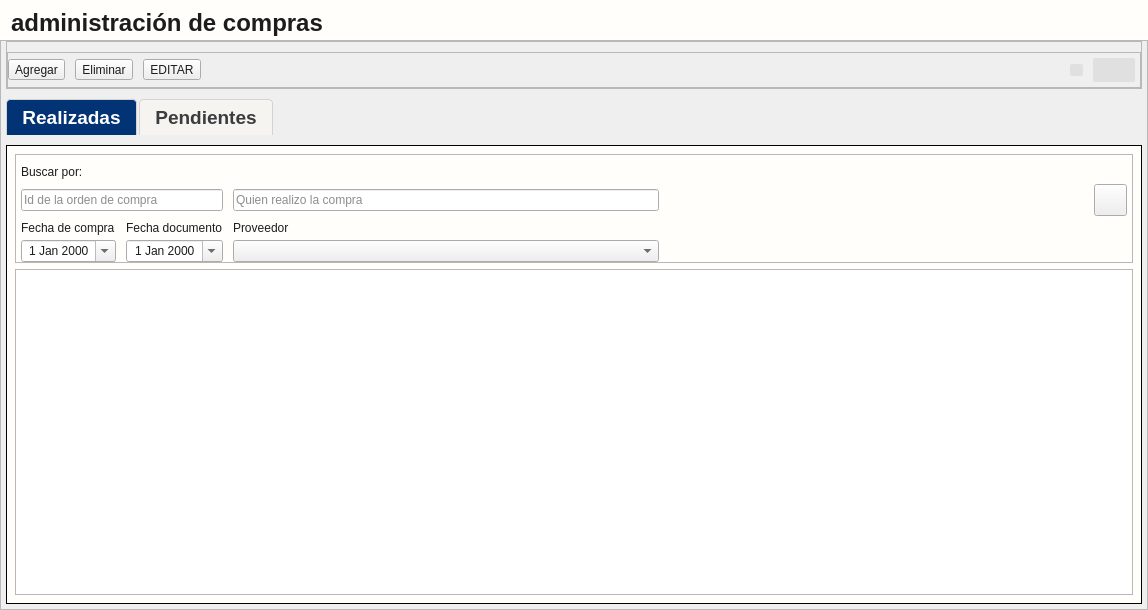
<?xml version="1.0" encoding="UTF-8"?>
<ui version="4.0">
 <class>control_compras</class>
 <widget class="QWidget" name="control_compras">
  <property name="geometry">
   <rect>
    <x>0</x>
    <y>0</y>
    <width>1148</width>
    <height>610</height>
   </rect>
  </property>
  <property name="windowTitle">
   <string>Form</string>
  </property>
  <property name="styleSheet">
   <string notr="true">*{color: #1d1c1c;}
#Control_empleados{
background-color: #fffefb;
}
[objectName*=&quot;contenedor&quot;]{
background-color: #fffefb;
border:none;
}
#panel_controles{
margin-bottom:20px;
}
#label_wc_titulo_compras{
color:#1d1c1c;
background-color: #fffefb;
font-size: 24px;
font-weight: bold;
padding-left: 5px;
text-transform: uppercase;
font-family: &quot;Arial&quot;;
padding-top: 5px;
}
#tabla_listaempleados {
    border: 1px solid;
    background: #fffefb;
	max-height: 600px;
	font-family:  'Times New Roman';
}
QTabWidget::pane {
        border: none;
        position: absolute;
        top: 10px;
    }
    
    /* Pestaña no seleccionada */
    QTabBar::tab {
        background: #F5F4F1;
        color: #3B3C3D;
        border: 1px solid #D3D3D3;
        border-bottom: none;
        padding: 6px 15px;
        min-width: 80px;
        border-top-left-radius: 4px;
        border-top-right-radius: 4px;
        margin-right: 2px;
		margin-top:10px;
    }
    
    /* Pestaña seleccionada */
    QTabBar::tab:selected {
        background: #023375;
        color: white;
        font-weight: bold;
    }
    
    /* Pestaña al pasar el mouse */
    QTabBar::tab:hover {
        background: #2196F3;
    }
    
    /* Pestaña deshabilitada */
    QTabBar::tab:disabled {
        background: #EEEEEE;
        color: #AAAAAA;
    }
    
    /* Área de las pestañas */
    QTabBar {
        background: transparent;
    }
#contenedortab_comprasrealizadas{
background-color: #fffefb;
border: 1px solid;
}
#contenedortab_compraspendientes{
background-color: #fffefb;
border: 1px solid;
}
[objectName*=&quot;etiquetaTitulo&quot;]{
font-family: Arial;
margin-left: 5px;
margin-right: 5px;
font-size: 16px;
font-weight:bold;
text-transform: uppercase;
color: #1d1c1c;
}
*[objectName*=&quot;etiqueta_&quot;]{
font-family: Arial;
margin-left: 5px;
margin-right: 5px;
font-size: 14px;
font-weight:bold;
text-transform: capitalize;
color: #1d1c1c;
}
*[objectName*=&quot;txt_&quot;]{
background-color: #F5F5F5;
color: #1d1c1c;
border: none;
border-bottom: 1px solid;
border-radius: 5px;
font-size: 16px;
font-family: Arial;
height: 20px;
}
#txt_proveedor{
width: 350px;
font-family: Arial;
color: #1d1c1c
}
#cajaOpciones_proveedor{
width: 250px;
max-width: 250px;
font-family: Arial;
background-color: #F5F5F5;
color: #1d1c1c;
}
*[objectName^=&quot;txt_&quot;]::focus{
border-bottom: 2px solid #00668c;
}
*[objectName*=&quot;btn_btn&quot;]{
border:none;
border-radius: 5px;
background: #023375;
color: #fffefb;
font-family: Arial;
font-size: 16px;
font-weight: bold;
height: 25px;
padding-left:3px;
padding-right:3px;
text-align: center;
text-transform: uppercase;
}
#btn_btn_eliminar:hover{
background-color: #EE1D52;
}
#btn_btn_eliminar:pressed{
background-color: #B13636;
}
#btn_btn_agregar:hover{
background-color: #68a67d;
}
#btn_btn_agregar:pressed{
background-color: #578B69;
}
*[objectName*=&quot;btn_btn&quot;]:hover{
background-color: #2196F3;
}
*[objectName*=&quot;btn_btn&quot;]:pressed{
background-color: #1B80D0;
}
#btn_RefrescarTabla{
border-radius: 2px;
background: #e0e0e0;
padding: 5px;
}
#btn_RefrescarTabla:hover{
background: rgb(179, 179, 179);
}
#btn_RefrescarTabla:pressed{
background: #b6ccd8 ;
}
#btn_paginarTabla{
border-radius: 2px;
background: #e0e0e0;
padding: 5px;
}
#btn_paginarTabla:hover{
background: rgb(179, 179, 179);
}
#btn_paginarTabla:pressed{
background: #b6ccd8 ;
}
#btn_btn_generarOrdenCompra{
border-radius: 2px;
background: #e0e0e0;
padding: 5px;
color: #1d1c1c;
}
#btn_btn_generarOrdenCompra:hover{
background: rgb(179, 179, 179);
}
#btn_btn_generarOrdenCompra:pressed{
background: #b6ccd8 ;
}

/*-----------TABLA--------------*/


[objectName*=&quot;tabla_&quot;] {
font-family: Arial;
font-size: 14px;
background: #E3E3E3;
border: 1px solid #4791F5;
}

[objectName*=&quot;tabla_&quot;] QTableView {
background-color: #ffffff;
alternate-background-color: #f0f0f0;
selection-background-color: #cce4ff;
selection-color: black;
}

/* Encabezados */
[objectName*=&quot;tabla_&quot;] QHeaderView::section {
background-color: #023375;
color: white;
font-size: 16px;
padding: 5px;
border: 1px solid gray;
}

[objectName*=&quot;tabla_&quot;] QHeaderView::horizontal,
[objectName*=&quot;tabla_&quot;] QHeaderView::vertical {
background-color: #023375;
color: white;
}

/* Ítems seleccionados */
[objectName*=&quot;tabla_&quot;] QTableView::item:selected {
background-color: #cce4ff;
color: black;
}


/*-----------FECHA--------------*/
[objectName*=&quot;fecha_&quot;]{
border: none;
border-bottom: 1px solid #3b3c3d;
border-radius: 5px;
padding: 2px;
background-color: #f5f4f1;
font-size: 14px;
min-width:100px;
}
*[objectName*=&quot;fecha_&quot;]::drop-down{
subcontrol-origin: padding;
subcontrol-position: top right;
padding-right:5px;
width: 20%;
border-left-width: 1px;
borde-radius: 5px;
background-color: #F5F5F5;
}
*[objectName*=&quot;fecha_&quot;]::down-arrow{
image: url(:/Icons/Bootstrap/calendar2-date.svg);
width: 17%;
height: 17%;
padding-left:5px;
padding-right:5px;
background: #F5F5F5;
}
*[objectName*=&quot;fecha_&quot;]::focus{
border-bottom: 2px solid #00668c;
}
QCalendarWidget QWidget#qt_calendar_navigationbar {
    background-color: #00668c;
    color: white;
    border-top-left-radius: 5px;
    border-top-right-radius: 5px;
}

/* BOTONES DE NAVEGACIÓN */
QCalendarWidget QToolButton {
    background-color: transparent;
    color: white;
    font-weight: bold;
    padding: 5px;
}

/* DESPLEGABLE DE MESES */
QCalendarWidget QMenu {
    background-color: #FFFFFF;
    border: 1px solid #3b3c3d;
}

/* DÍAS DE LA SEMANA */
QCalendarWidget QWidget#qt_calendar_weekdaybar {
    background-color: #f5f4f1;
    color: #3b3c3d;
}

/* DÍAS DEL MES */
QCalendarWidget QAbstractItemView:enabled {
    background-color: #FFFFFF;
    color: #1d1c1c;
    selection-background-color: #00668c;  /* Color al seleccionar fecha */
    selection-color: white;
}

/* DÍAS DE OTROS MESES */
QCalendarWidget QAbstractItemView:disabled {
    color: #AAAAAA;
}

/* EFECTO HOVER SOBRE DÍAS */
QCalendarWidget QAbstractItemView::item:hover {
    background-color: #e1f0f7;
    color: #1d1c1c;
}
/*----------CAJA OPCIONES---------------*/
[objectName*=&quot;cajaOpciones&quot;] {
    border: none;
    border-bottom: 1px solid #787878 ;
    padding: 2px ;
    background-color: #F5F5F5 ;
    font-size: 14px ;
    min-width: 250px ;
    font-family: &quot;Arial&quot; ;
    color: #1d1c1c ;
	selection-background-color: #4791F5; 
}

/* ESTILO DEL DROPDOWN (LISTA) */
[objectName*=&quot;cajaOpciones&quot;] QListView {
    background: #F5F5F5 ;
    border-radius: 3px;
    outline: none;
}

/* ESTILO DE LOS ÍTEMS */
[objectName*=&quot;cajaOpciones&quot;] QListView::item {
    padding: 6px 10px ;
    margin: 2px ;
}
/* BOTÓN DESPLEGABLE */
[objectName*=&quot;cajaOpciones&quot;]::drop-down {
    subcontrol-origin: padding ;
    subcontrol-position: top right ;
    padding-right: 5px ;
    width: 20% ;
    border-left-width: 1px ;
    border-radius: 3px ;
    background-color: #F5F5F5 ;
}
/* FLECHA DESPLEGABLE */
[objectName*=&quot;cajaOpciones&quot;]::down-arrow {
    image: url(:/Icons/Bootstrap/filter-left.svg);
    width: 17% ;
    height: 17% ;
    padding-left: 5px ;
    padding-right: 5px ;
}
</string>
  </property>
  <layout class="QGridLayout" name="gridLayout">
   <property name="leftMargin">
    <number>0</number>
   </property>
   <property name="topMargin">
    <number>0</number>
   </property>
   <property name="rightMargin">
    <number>0</number>
   </property>
   <property name="bottomMargin">
    <number>0</number>
   </property>
   <property name="spacing">
    <number>0</number>
   </property>
   <item row="0" column="0">
    <widget class="QLabel" name="label_wc_titulo_compras">
     <property name="minimumSize">
      <size>
       <width>0</width>
       <height>40</height>
      </size>
     </property>
     <property name="maximumSize">
      <size>
       <width>16777215</width>
       <height>40</height>
      </size>
     </property>
     <property name="text">
      <string>administración de compras</string>
     </property>
    </widget>
   </item>
   <item row="1" column="0">
    <widget class="QFrame" name="contenedor_principal">
     <property name="frameShape">
      <enum>QFrame::Shape::StyledPanel</enum>
     </property>
     <property name="frameShadow">
      <enum>QFrame::Shadow::Raised</enum>
     </property>
     <layout class="QGridLayout" name="gridLayout_6">
      <property name="leftMargin">
       <number>5</number>
      </property>
      <property name="topMargin">
       <number>0</number>
      </property>
      <property name="rightMargin">
       <number>5</number>
      </property>
      <property name="bottomMargin">
       <number>5</number>
      </property>
      <property name="spacing">
       <number>0</number>
      </property>
      <item row="1" column="0" colspan="2">
       <widget class="QTabWidget" name="contenedortabglobal">
        <property name="font">
         <font>
          <family>Arial</family>
          <pointsize>14</pointsize>
          <bold>true</bold>
         </font>
        </property>
        <property name="styleSheet">
         <string notr="true"/>
        </property>
        <property name="currentIndex">
         <number>0</number>
        </property>
        <property name="iconSize">
         <size>
          <width>14</width>
          <height>14</height>
         </size>
        </property>
        <widget class="QWidget" name="contenedortab_comprasrealizadas">
         <attribute name="icon">
          <iconset resource="../../Source/ibootstrap.qrc">
           <normaloff>:/Icons/Bootstrap/check-square.svg</normaloff>:/Icons/Bootstrap/check-square.svg</iconset>
         </attribute>
         <attribute name="title">
          <string>Realizadas</string>
         </attribute>
         <layout class="QGridLayout" name="gridLayout_5">
          <property name="leftMargin">
           <number>0</number>
          </property>
          <property name="topMargin">
           <number>0</number>
          </property>
          <property name="rightMargin">
           <number>0</number>
          </property>
          <property name="bottomMargin">
           <number>0</number>
          </property>
          <property name="spacing">
           <number>0</number>
          </property>
          <item row="0" column="0">
           <widget class="QWidget" name="contenedor_widget" native="true">
            <property name="minimumSize">
             <size>
              <width>0</width>
              <height>0</height>
             </size>
            </property>
            <property name="maximumSize">
             <size>
              <width>16777215</width>
              <height>16777215</height>
             </size>
            </property>
            <layout class="QGridLayout" name="gridLayout_2">
             <property name="sizeConstraint">
              <enum>QLayout::SizeConstraint::SetMinAndMaxSize</enum>
             </property>
             <item row="0" column="0">
              <widget class="QFrame" name="contenedor_contenido">
               <property name="frameShape">
                <enum>QFrame::Shape::StyledPanel</enum>
               </property>
               <property name="frameShadow">
                <enum>QFrame::Shadow::Raised</enum>
               </property>
               <layout class="QGridLayout" name="gridLayout_4">
                <property name="leftMargin">
                 <number>5</number>
                </property>
                <property name="topMargin">
                 <number>10</number>
                </property>
                <property name="rightMargin">
                 <number>5</number>
                </property>
                <property name="bottomMargin">
                 <number>0</number>
                </property>
                <property name="horizontalSpacing">
                 <number>10</number>
                </property>
                <property name="verticalSpacing">
                 <number>5</number>
                </property>
                <item row="3" column="3">
                 <widget class="QLineEdit" name="txt_quienRealizoCompraRealizada">
                  <property name="placeholderText">
                   <string>Quien realizo la compra</string>
                  </property>
                 </widget>
                </item>
                <item row="4" column="2">
                 <widget class="QLabel" name="etiqueta_fechalevantamientocompra">
                  <property name="text">
                   <string>Fecha documento</string>
                  </property>
                 </widget>
                </item>
                <item row="3" column="9">
                 <spacer name="horizontalSpacer_2">
                  <property name="orientation">
                   <enum>Qt::Orientation::Horizontal</enum>
                  </property>
                  <property name="sizeHint" stdset="0">
                   <size>
                    <width>282</width>
                    <height>25</height>
                   </size>
                  </property>
                 </spacer>
                </item>
                <item row="0" column="0" colspan="2">
                 <widget class="QLabel" name="etiquetaTitulo_buscar">
                  <property name="text">
                   <string>Buscar por:</string>
                  </property>
                 </widget>
                </item>
                <item row="4" column="3">
                 <widget class="QLabel" name="etiqueta_proveedor_2">
                  <property name="text">
                   <string>Proveedor</string>
                  </property>
                 </widget>
                </item>
                <item row="3" column="0" colspan="3">
                 <widget class="QLineEdit" name="txt_idCompraRealizada">
                  <property name="placeholderText">
                   <string>Id de la orden de compra</string>
                  </property>
                 </widget>
                </item>
                <item row="6" column="0" colspan="2">
                 <widget class="QDateEdit" name="fecha_fechaCompraRealizada">
                  <property name="alignment">
                   <set>Qt::AlignmentFlag::AlignCenter</set>
                  </property>
                  <property name="calendarPopup">
                   <bool>true</bool>
                  </property>
                 </widget>
                </item>
                <item row="6" column="2">
                 <widget class="QDateEdit" name="fecha_fechaCreacionOCRealizada">
                  <property name="alignment">
                   <set>Qt::AlignmentFlag::AlignCenter</set>
                  </property>
                  <property name="calendarPopup">
                   <bool>true</bool>
                  </property>
                 </widget>
                </item>
                <item row="4" column="0" colspan="2">
                 <widget class="QLabel" name="etiqueta_fechacompra">
                  <property name="text">
                   <string>Fecha de compra</string>
                  </property>
                 </widget>
                </item>
                <item row="6" column="3">
                 <widget class="QComboBox" name="cajaOpciones_proveedorOCRealizada">
                  <property name="sizeAdjustPolicy">
                   <enum>QComboBox::SizeAdjustPolicy::AdjustToContents</enum>
                  </property>
                 </widget>
                </item>
                <item row="3" column="10">
                 <widget class="QToolButton" name="btn_btn_buscar_OCrealizadas">
                  <property name="cursor">
                   <cursorShape>PointingHandCursor</cursorShape>
                  </property>
                  <property name="toolTip">
                   <string>Buscar ordenes realizadas</string>
                  </property>
                  <property name="text">
                   <string/>
                  </property>
                  <property name="icon">
                   <iconset resource="../../Source/iconosSVG.qrc">
                    <normaloff>:/iconosBlancos/Icons/iconos/Blanco/buscar_filas_blanco.svg</normaloff>:/iconosBlancos/Icons/iconos/Blanco/buscar_filas_blanco.svg</iconset>
                  </property>
                  <property name="iconSize">
                   <size>
                    <width>25</width>
                    <height>25</height>
                   </size>
                  </property>
                  <property name="toolButtonStyle">
                   <enum>Qt::ToolButtonStyle::ToolButtonIconOnly</enum>
                  </property>
                 </widget>
                </item>
               </layout>
              </widget>
             </item>
             <item row="1" column="0">
              <widget class="QTableView" name="tabla_comprasrealizadas">
               <property name="editTriggers">
                <set>QAbstractItemView::EditTrigger::NoEditTriggers</set>
               </property>
               <property name="alternatingRowColors">
                <bool>true</bool>
               </property>
               <property name="selectionMode">
                <enum>QAbstractItemView::SelectionMode::SingleSelection</enum>
               </property>
               <property name="selectionBehavior">
                <enum>QAbstractItemView::SelectionBehavior::SelectRows</enum>
               </property>
               <property name="gridStyle">
                <enum>Qt::PenStyle::DashDotLine</enum>
               </property>
               <attribute name="horizontalHeaderMinimumSectionSize">
                <number>150</number>
               </attribute>
               <attribute name="horizontalHeaderDefaultSectionSize">
                <number>150</number>
               </attribute>
               <attribute name="horizontalHeaderStretchLastSection">
                <bool>true</bool>
               </attribute>
              </widget>
             </item>
            </layout>
           </widget>
          </item>
         </layout>
        </widget>
        <widget class="QWidget" name="contenedortab_compraspendientes">
         <attribute name="icon">
          <iconset resource="../../Source/ibootstrap.qrc">
           <normaloff>:/Icons/Bootstrap/pause-circle.svg</normaloff>:/Icons/Bootstrap/pause-circle.svg</iconset>
         </attribute>
         <attribute name="title">
          <string>Pendientes</string>
         </attribute>
         <layout class="QGridLayout" name="gridLayout_9">
          <property name="leftMargin">
           <number>0</number>
          </property>
          <property name="topMargin">
           <number>0</number>
          </property>
          <property name="rightMargin">
           <number>0</number>
          </property>
          <property name="bottomMargin">
           <number>0</number>
          </property>
          <property name="spacing">
           <number>0</number>
          </property>
          <item row="0" column="0">
           <widget class="QWidget" name="contenedor_widget_2" native="true">
            <property name="minimumSize">
             <size>
              <width>0</width>
              <height>0</height>
             </size>
            </property>
            <property name="maximumSize">
             <size>
              <width>16777215</width>
              <height>16777215</height>
             </size>
            </property>
            <layout class="QGridLayout" name="gridLayout_7">
             <property name="sizeConstraint">
              <enum>QLayout::SizeConstraint::SetMinAndMaxSize</enum>
             </property>
             <item row="0" column="0">
              <widget class="QFrame" name="contenedor_contenidocompras_pendientes">
               <property name="frameShape">
                <enum>QFrame::Shape::StyledPanel</enum>
               </property>
               <property name="frameShadow">
                <enum>QFrame::Shadow::Raised</enum>
               </property>
               <layout class="QGridLayout" name="gridLayout_8">
                <property name="leftMargin">
                 <number>5</number>
                </property>
                <property name="topMargin">
                 <number>10</number>
                </property>
                <property name="rightMargin">
                 <number>5</number>
                </property>
                <property name="bottomMargin">
                 <number>0</number>
                </property>
                <property name="horizontalSpacing">
                 <number>10</number>
                </property>
                <property name="verticalSpacing">
                 <number>5</number>
                </property>
                <item row="3" column="0" colspan="2">
                 <widget class="QLineEdit" name="txt_idCompraPendiente">
                  <property name="placeholderText">
                   <string>Id de la orden de compra</string>
                  </property>
                 </widget>
                </item>
                <item row="3" column="2">
                 <widget class="QLineEdit" name="txt_quienRealizoOCpendiente">
                  <property name="placeholderText">
                   <string>Quien realizo la compra</string>
                  </property>
                 </widget>
                </item>
                <item row="5" column="0">
                 <widget class="QDateEdit" name="fecha_fechaCreacionOCPendiente">
                  <property name="alignment">
                   <set>Qt::AlignmentFlag::AlignCenter</set>
                  </property>
                  <property name="calendarPopup">
                   <bool>true</bool>
                  </property>
                 </widget>
                </item>
                <item row="5" column="2">
                 <widget class="QComboBox" name="cajaOpciones_proveedorPendiente">
                  <property name="sizeAdjustPolicy">
                   <enum>QComboBox::SizeAdjustPolicy::AdjustToContents</enum>
                  </property>
                 </widget>
                </item>
                <item row="0" column="0">
                 <widget class="QLabel" name="etiquetaTitulo_buscar_2">
                  <property name="text">
                   <string>Buscar por:</string>
                  </property>
                 </widget>
                </item>
                <item row="3" column="8">
                 <spacer name="horizontalSpacer_3">
                  <property name="orientation">
                   <enum>Qt::Orientation::Horizontal</enum>
                  </property>
                  <property name="sizeHint" stdset="0">
                   <size>
                    <width>40</width>
                    <height>20</height>
                   </size>
                  </property>
                 </spacer>
                </item>
                <item row="3" column="9" alignment="Qt::AlignmentFlag::AlignRight">
                 <widget class="QToolButton" name="btn_btn_buscar_OCpendientes">
                  <property name="cursor">
                   <cursorShape>PointingHandCursor</cursorShape>
                  </property>
                  <property name="toolTip">
                   <string>Buscar ordenes pendientes</string>
                  </property>
                  <property name="text">
                   <string/>
                  </property>
                  <property name="icon">
                   <iconset resource="../../Source/iconosSVG.qrc">
                    <normaloff>:/iconosBlancos/Icons/iconos/Blanco/buscar_filas_blanco.svg</normaloff>:/iconosBlancos/Icons/iconos/Blanco/buscar_filas_blanco.svg</iconset>
                  </property>
                  <property name="iconSize">
                   <size>
                    <width>24</width>
                    <height>24</height>
                   </size>
                  </property>
                  <property name="toolButtonStyle">
                   <enum>Qt::ToolButtonStyle::ToolButtonIconOnly</enum>
                  </property>
                 </widget>
                </item>
                <item row="4" column="0">
                 <widget class="QLabel" name="etiqueta_levantamientocompra">
                  <property name="text">
                   <string>Fecha documento</string>
                  </property>
                 </widget>
                </item>
                <item row="4" column="2">
                 <widget class="QLabel" name="etiqueta_proveedor">
                  <property name="text">
                   <string>Proveedor</string>
                  </property>
                 </widget>
                </item>
                <item row="5" column="9">
                 <widget class="QPushButton" name="btn_btn_generarOrdenCompra">
                  <property name="cursor">
                   <cursorShape>PointingHandCursor</cursorShape>
                  </property>
                  <property name="text">
                   <string>Generar</string>
                  </property>
                  <property name="icon">
                   <iconset resource="../../Source/ibootstrap.qrc">
                    <normaloff>:/Icons/Bootstrap/file-earmark-pdf-fill.svg</normaloff>:/Icons/Bootstrap/file-earmark-pdf-fill.svg</iconset>
                  </property>
                 </widget>
                </item>
               </layout>
              </widget>
             </item>
             <item row="1" column="0">
              <widget class="QTableView" name="tabla_compraspendientes">
               <property name="editTriggers">
                <set>QAbstractItemView::EditTrigger::NoEditTriggers</set>
               </property>
               <property name="alternatingRowColors">
                <bool>true</bool>
               </property>
               <property name="selectionMode">
                <enum>QAbstractItemView::SelectionMode::SingleSelection</enum>
               </property>
               <property name="selectionBehavior">
                <enum>QAbstractItemView::SelectionBehavior::SelectRows</enum>
               </property>
               <property name="gridStyle">
                <enum>Qt::PenStyle::DashDotLine</enum>
               </property>
               <attribute name="horizontalHeaderMinimumSectionSize">
                <number>150</number>
               </attribute>
               <attribute name="horizontalHeaderDefaultSectionSize">
                <number>150</number>
               </attribute>
               <attribute name="horizontalHeaderStretchLastSection">
                <bool>true</bool>
               </attribute>
              </widget>
             </item>
            </layout>
           </widget>
          </item>
         </layout>
        </widget>
       </widget>
      </item>
      <item row="0" column="0">
       <widget class="QFrame" name="contenedor_panel_controles">
        <property name="minimumSize">
         <size>
          <width>0</width>
          <height>0</height>
         </size>
        </property>
        <property name="maximumSize">
         <size>
          <width>16777215</width>
          <height>150</height>
         </size>
        </property>
        <property name="frameShape">
         <enum>QFrame::Shape::StyledPanel</enum>
        </property>
        <property name="frameShadow">
         <enum>QFrame::Shadow::Raised</enum>
        </property>
        <layout class="QGridLayout" name="gridLayout_3">
         <property name="leftMargin">
          <number>0</number>
         </property>
         <property name="topMargin">
          <number>10</number>
         </property>
         <property name="rightMargin">
          <number>0</number>
         </property>
         <property name="bottomMargin">
          <number>0</number>
         </property>
         <property name="spacing">
          <number>0</number>
         </property>
         <item row="0" column="0" alignment="Qt::AlignmentFlag::AlignTop">
          <widget class="QFrame" name="contenedor_frame_2">
           <property name="frameShape">
            <enum>QFrame::Shape::StyledPanel</enum>
           </property>
           <property name="frameShadow">
            <enum>QFrame::Shadow::Raised</enum>
           </property>
           <layout class="QHBoxLayout" name="horizontalLayout_2">
            <property name="spacing">
             <number>10</number>
            </property>
            <property name="leftMargin">
             <number>0</number>
            </property>
            <property name="topMargin">
             <number>5</number>
            </property>
            <property name="rightMargin">
             <number>5</number>
            </property>
            <property name="bottomMargin">
             <number>5</number>
            </property>
            <item alignment="Qt::AlignmentFlag::AlignHCenter|Qt::AlignmentFlag::AlignVCenter">
             <widget class="QToolButton" name="btn_btn_agregar">
              <property name="cursor">
               <cursorShape>PointingHandCursor</cursorShape>
              </property>
              <property name="text">
               <string>Agregar</string>
              </property>
              <property name="icon">
               <iconset resource="../../Source/iconosSVG.qrc">
                <normaloff>:/iconosBlancos/Icons/iconos/Blanco/agregar_documento_blanco.svg</normaloff>:/iconosBlancos/Icons/iconos/Blanco/agregar_documento_blanco.svg</iconset>
              </property>
              <property name="iconSize">
               <size>
                <width>24</width>
                <height>24</height>
               </size>
              </property>
              <property name="toolButtonStyle">
               <enum>Qt::ToolButtonStyle::ToolButtonTextBesideIcon</enum>
              </property>
             </widget>
            </item>
            <item>
             <widget class="QToolButton" name="btn_btn_eliminar">
              <property name="cursor">
               <cursorShape>PointingHandCursor</cursorShape>
              </property>
              <property name="text">
               <string>Eliminar</string>
              </property>
              <property name="icon">
               <iconset resource="../../Source/iconosSVG.qrc">
                <normaloff>:/iconosBlancos/Icons/iconos/Blanco/eliminar_blanco.svg</normaloff>:/iconosBlancos/Icons/iconos/Blanco/eliminar_blanco.svg</iconset>
              </property>
              <property name="iconSize">
               <size>
                <width>24</width>
                <height>24</height>
               </size>
              </property>
              <property name="toolButtonStyle">
               <enum>Qt::ToolButtonStyle::ToolButtonTextBesideIcon</enum>
              </property>
             </widget>
            </item>
            <item>
             <widget class="QToolButton" name="btn_btn_editaOrdeCompra">
              <property name="text">
               <string>EDITAR</string>
              </property>
              <property name="icon">
               <iconset resource="../../Source/iconosSVG.qrc">
                <normaloff>:/iconosBlancos/Icons/iconos/Blanco/edit_blanco.svg</normaloff>:/iconosBlancos/Icons/iconos/Blanco/edit_blanco.svg</iconset>
              </property>
              <property name="iconSize">
               <size>
                <width>24</width>
                <height>24</height>
               </size>
              </property>
              <property name="toolButtonStyle">
               <enum>Qt::ToolButtonStyle::ToolButtonTextBesideIcon</enum>
              </property>
             </widget>
            </item>
            <item>
             <spacer name="horizontalSpacer">
              <property name="orientation">
               <enum>Qt::Orientation::Horizontal</enum>
              </property>
              <property name="sizeHint" stdset="0">
               <size>
                <width>40</width>
                <height>20</height>
               </size>
              </property>
             </spacer>
            </item>
            <item>
             <widget class="QPushButton" name="btn_paginarTabla">
              <property name="font">
               <font>
                <family>Arial</family>
                <pointsize>-1</pointsize>
                <bold>false</bold>
               </font>
              </property>
              <property name="cursor">
               <cursorShape>PointingHandCursor</cursorShape>
              </property>
              <property name="toolTip">
               <string>Paginar Tabla</string>
              </property>
              <property name="text">
               <string/>
              </property>
              <property name="icon">
               <iconset resource="../../Source/ibootstrap.qrc">
                <normaloff>:/Icons/Bootstrap/box-arrow-down.svg</normaloff>:/Icons/Bootstrap/box-arrow-down.svg</iconset>
              </property>
             </widget>
            </item>
            <item>
             <widget class="QPushButton" name="btn_RefrescarTabla">
              <property name="cursor">
               <cursorShape>PointingHandCursor</cursorShape>
              </property>
              <property name="toolTip">
               <string>Actualizar tabla</string>
              </property>
              <property name="text">
               <string/>
              </property>
              <property name="icon">
               <iconset resource="../../Source/iconsdvg.qrc">
                <normaloff>:/Icons/IconosSVG/base_datos_refresh.png</normaloff>:/Icons/IconosSVG/base_datos_refresh.png</iconset>
              </property>
             </widget>
            </item>
           </layout>
          </widget>
         </item>
        </layout>
       </widget>
      </item>
     </layout>
    </widget>
   </item>
  </layout>
 </widget>
 <resources>
  <include location="../../Source/ibootstrap.qrc"/>
  <include location="../../Source/iconosSVG.qrc"/>
  <include location="../../Source/iconsdvg.qrc"/>
 </resources>
 <connections/>
</ui>
